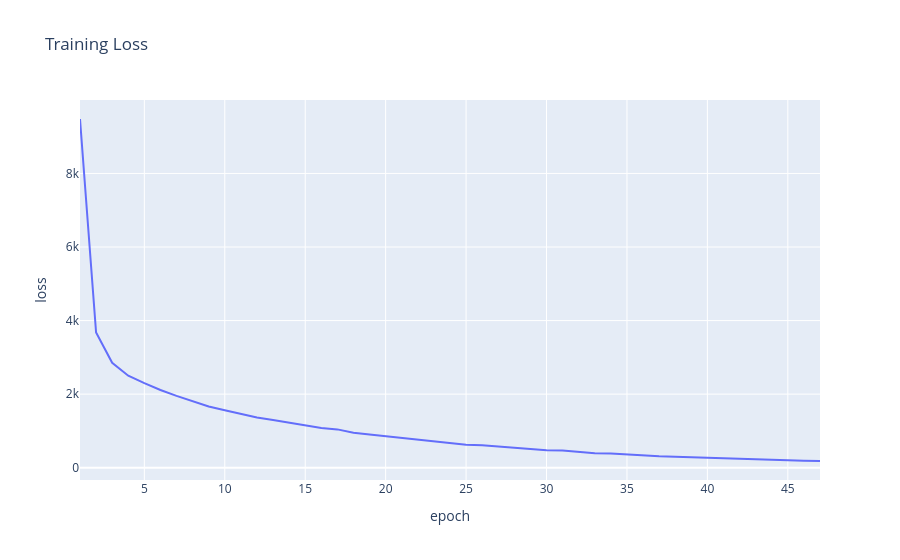

The notebook cell this image was saved under:
### Markdown cell above
<!-- BEGIN QUESTION -->

### Code cell
if (load_saved_models or IS_GRADING_ENV) and os.path.exists('model_rotation_regression.joblib'):
  model_rotation_regression = joblib.load("model_rotation_regression.joblib")
else:
  # Train a larger regression model (MLP) to predict rotation angles
  model_rotation_regression = MLPRegressor(
      hidden_layer_sizes=(256, 128),
      activation='relu',
      solver='adam',
      max_iter=100,
      random_state=SEED,
      early_stopping=True,
      verbose=True
  )
  # TODO: train a MLP regressor to predict rotation angles
  model_rotation_regression = model_rotation_regression.fit(X_train_rotated_sc, y_train_rotations)

  # Save model_rotation_regression and scaler
  if save_models:
    joblib.dump(model_rotation_regression, "model_rotation_regression.joblib")
    joblib.dump(scaler, "scaler.joblib")
    print("Rotation regression model and scaler saved to disk.")

loss_df = pd.DataFrame({
    'epoch': range(1, len(model_rotation_regression.loss_curve_) + 1),
    'loss': model_rotation_regression.loss_curve_
})
loss_df.plot(x='epoch', y='loss', title="Training Loss")

### Figure 1 — Plotly figure (JSON) as saved in the notebook; plotly's stock layout.template omitted (floating-point values rounded to 4 significant figures)
{"data": [{"hovertemplate": "epoch=%{x}<br>loss=%{y}<extra></extra>", "line": {"dash": "solid", "color": "#636efa"}, "type": "scatter", "legendgroup": "", "showlegend": false, "marker": {"symbol": "circle"}, "yaxis": "y", "x": [1, 2, 3, 4, 5, 6, 7, 8, 9, 10, 11, 12, 13, 14, 15, 16, 17, 18, 19, 20, 21, 22, 23, 24, 25, 26, 27, 28, 29, 30, 31, 32, 33, 34, 35, 36, 37, 38, 39, 40, 41, 42, 43, 44, 45, 46, 47], "y": [9481.0, 3675.0, 2851.0, 2502.0, 2297.0, 2111.0, 1952.0, 1804.0, 1664.0, 1559.0, 1458.0, 1364.0, 1299.0, 1221.0, 1140.0, 1078.0, 1042.0, 949.4, 902.3, 856.0, 820.2, 772.9, 711.2, 665.8, 621.3, 607.2, 575.4, 538.8, 506.4, 476.0, 465.7, 429.1, 394.3, 388.8, 357.4, 326.0, 313.7, 300.5, 294.0, 268.6, 254.2, 238.5, 225.7, 216.4, 205.6, 186.2, 181.8], "mode": "lines", "xaxis": "x", "orientation": "v", "name": ""}], "layout": {"legend": {"tracegroupgap": 0.0}, "title": {"text": "Training Loss"}, "xaxis": {"title": {"text": "epoch"}, "anchor": "y", "domain": [0.0, 1.0]}, "yaxis": {"title": {"text": "loss"}, "anchor": "x", "domain": [0.0, 1.0]}}}
